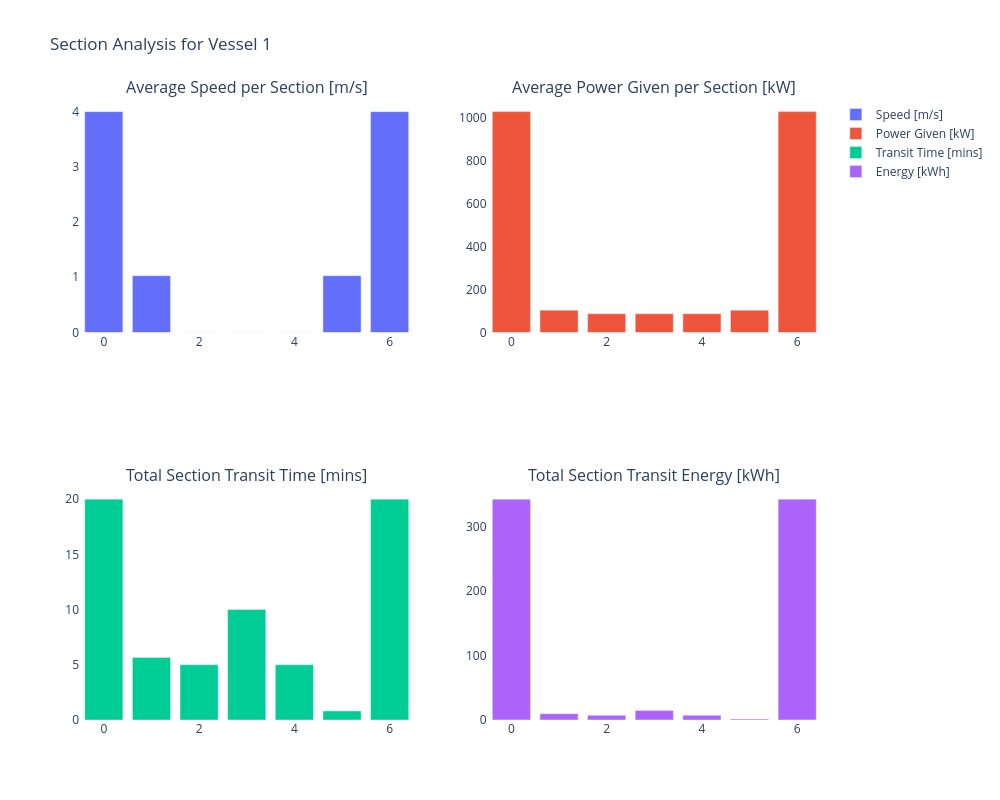
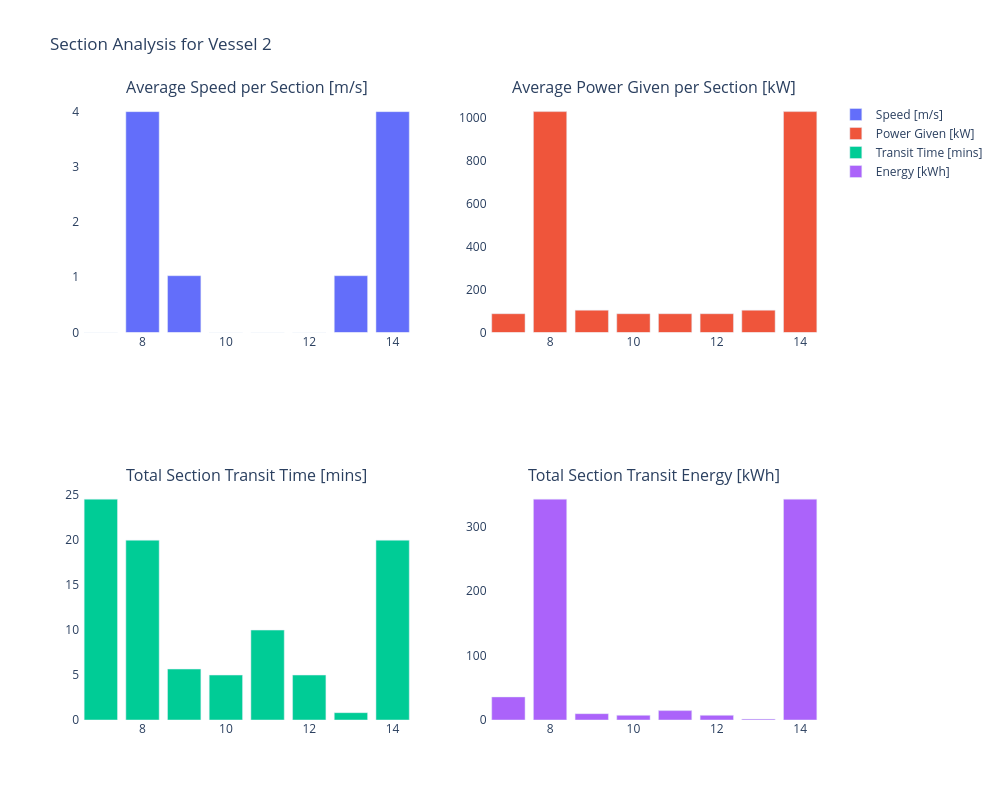

Notebook source saved alongside these figures, in order:
### Markdown cell above
Like the Energy-examples, we can visualize the energy consumption per event per vessel:

### Code cell
for vessel in [vessel_1, vessel_2]:
    df_eventtable_energy_fuel_vessel = df_eventtable_energy_fuel[df_eventtable_energy_fuel['object name'] == vessel.name]
    
    # Calculate average speed
    average_speed = df_eventtable_energy_fuel_vessel['distance (m)'] / df_eventtable_energy_fuel_vessel['duration (s)']
    
    # Calculate durations in minutes
    durations = [
        (row['stop time'] - row['start time']).total_seconds() / 60
        for _, row in df_eventtable_energy_fuel_vessel.iterrows()
    ]
    
    # Create 2x2 subplot figure
    fig = make_subplots(rows=2, cols=2, subplot_titles=[
        'Average Speed per Section [m/s]',
        'Average Power Given per Section [kW]',
        'Total Section Transit Time [mins]',
        'Total Section Transit Energy [kWh]'
    ])
    
    # Add bar charts to subplots
    fig.add_trace(go.Bar(x=average_speed.index, y=average_speed, name='Speed [m/s]'), row=1, col=1)
    fig.add_trace(go.Bar(x=average_speed.index, y=df_eventtable_energy_fuel_vessel['P_given (kW)'], name='Power Given [kW]'), row=1, col=2)
    fig.add_trace(go.Bar(x=average_speed.index, y=durations, name='Transit Time [mins]'), row=2, col=1)
    fig.add_trace(go.Bar(x=average_speed.index, y=df_eventtable_energy_fuel_vessel['total_energy (kWh)'], name='Energy [kWh]'), row=2, col=2)
    
    # Update layout
    fig.update_layout(
        height=800,
        width=1000,
        title_text=f'Section Analysis for {vessel.name}',
        plot_bgcolor='white'
    )
    
    fig.show()

### Figure 1 — Plotly figure (JSON) as saved in the notebook; plotly's stock layout.template omitted (floating-point values rounded to 4 significant figures)
{"data": [{"name": "Speed [m/s]", "type": "bar", "x": [0, 1, 2, 3, 4, 5, 6], "xaxis": "x", "y": [4.0, 1.029, 0.0, 0.0, 0.0, 1.029, 4.0], "yaxis": "y"}, {"name": "Power Given [kW]", "type": "bar", "x": [0, 1, 2, 3, 4, 5, 6], "xaxis": "x2", "y": [1028.0, 104.0, 87.5, 87.5, 87.5, 104.0, 1028.0], "yaxis": "y2"}, {"name": "Transit Time [mins]", "type": "bar", "x": [0, 1, 2, 3, 4, 5, 6], "xaxis": "x3", "y": [20, 5.667, 5, 10, 5, 0.8167, 20], "yaxis": "y3"}, {"name": "Energy [kWh]", "type": "bar", "x": [0, 1, 2, 3, 4, 5, 6], "xaxis": "x4", "y": [342.8, 9.828, 7.292, 14.58, 7.292, 1.404, 342.8], "yaxis": "y4"}], "layout": {"annotations": [{"font": {"size": 16}, "showarrow": false, "text": "Average Speed per Section [m/s]", "x": 0.225, "xanchor": "center", "xref": "paper", "y": 1, "yanchor": "bottom", "yref": "paper"}, {"font": {"size": 16}, "showarrow": false, "text": "Average Power Given per Section [kW]", "x": 0.775, "xanchor": "center", "xref": "paper", "y": 1, "yanchor": "bottom", "yref": "paper"}, {"font": {"size": 16}, "showarrow": false, "text": "Total Section Transit Time [mins]", "x": 0.225, "xanchor": "center", "xref": "paper", "y": 0.375, "yanchor": "bottom", "yref": "paper"}, {"font": {"size": 16}, "showarrow": false, "text": "Total Section Transit Energy [kWh]", "x": 0.775, "xanchor": "center", "xref": "paper", "y": 0.375, "yanchor": "bottom", "yref": "paper"}], "height": 800, "plot_bgcolor": "white", "title": {"text": "Section Analysis for Vessel 1"}, "width": 1000, "xaxis": {"anchor": "y", "domain": [0, 0.45]}, "xaxis2": {"anchor": "y2", "domain": [0.55, 1]}, "xaxis3": {"anchor": "y3", "domain": [0, 0.45]}, "xaxis4": {"anchor": "y4", "domain": [0.55, 1]}, "yaxis": {"anchor": "x", "domain": [0.625, 1]}, "yaxis2": {"anchor": "x2", "domain": [0.625, 1]}, "yaxis3": {"anchor": "x3", "domain": [0, 0.375]}, "yaxis4": {"anchor": "x4", "domain": [0, 0.375]}}}

### Figure 2 — Plotly figure (JSON) as saved in the notebook; plotly's stock layout.template omitted (floating-point values rounded to 4 significant figures)
{"data": [{"name": "Speed [m/s]", "type": "bar", "x": [7, 8, 9, 10, 11, 12, 13, 14], "xaxis": "x", "y": [0.0, 4.0, 1.029, 0.0, 0.0, 0.0, 1.029, 4.0], "yaxis": "y"}, {"name": "Power Given [kW]", "type": "bar", "x": [7, 8, 9, 10, 11, 12, 13, 14], "xaxis": "x2", "y": [87.5, 1028.0, 104.0, 87.5, 87.5, 87.5, 104.0, 1028.0], "yaxis": "y2"}, {"name": "Transit Time [mins]", "type": "bar", "x": [7, 8, 9, 10, 11, 12, 13, 14], "xaxis": "x3", "y": [24.57, 20, 5.667, 5, 10, 5, 0.8167, 20], "yaxis": "y3"}, {"name": "Energy [kWh]", "type": "bar", "x": [7, 8, 9, 10, 11, 12, 13, 14], "xaxis": "x4", "y": [35.82, 342.8, 9.828, 7.292, 14.58, 7.292, 1.404, 342.8], "yaxis": "y4"}], "layout": {"annotations": [{"font": {"size": 16}, "showarrow": false, "text": "Average Speed per Section [m/s]", "x": 0.225, "xanchor": "center", "xref": "paper", "y": 1, "yanchor": "bottom", "yref": "paper"}, {"font": {"size": 16}, "showarrow": false, "text": "Average Power Given per Section [kW]", "x": 0.775, "xanchor": "center", "xref": "paper", "y": 1, "yanchor": "bottom", "yref": "paper"}, {"font": {"size": 16}, "showarrow": false, "text": "Total Section Transit Time [mins]", "x": 0.225, "xanchor": "center", "xref": "paper", "y": 0.375, "yanchor": "bottom", "yref": "paper"}, {"font": {"size": 16}, "showarrow": false, "text": "Total Section Transit Energy [kWh]", "x": 0.775, "xanchor": "center", "xref": "paper", "y": 0.375, "yanchor": "bottom", "yref": "paper"}], "height": 800, "plot_bgcolor": "white", "title": {"text": "Section Analysis for Vessel 2"}, "width": 1000, "xaxis": {"anchor": "y", "domain": [0, 0.45]}, "xaxis2": {"anchor": "y2", "domain": [0.55, 1]}, "xaxis3": {"anchor": "y3", "domain": [0, 0.45]}, "xaxis4": {"anchor": "y4", "domain": [0.55, 1]}, "yaxis": {"anchor": "x", "domain": [0.625, 1]}, "yaxis2": {"anchor": "x2", "domain": [0.625, 1]}, "yaxis3": {"anchor": "x3", "domain": [0, 0.375]}, "yaxis4": {"anchor": "x4", "domain": [0, 0.375]}}}
